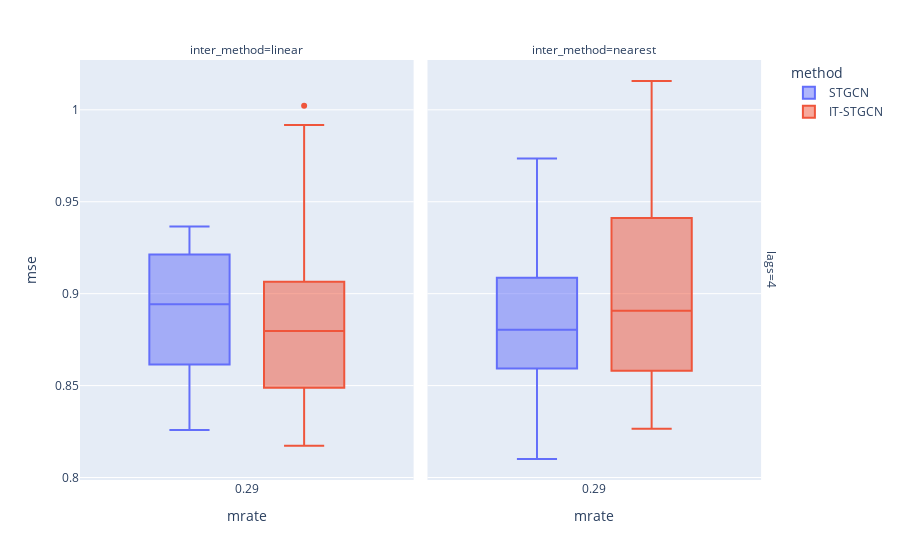

Notebook code cell kept with this figure:
### Markdown cell above
## Block

### Code cell
data.query("method!='GNAR' and mtype =='block'").plot.box(backend='plotly',x='mrate',color='method',y='mse',facet_col='inter_method',facet_row='lags',height=800)

### Figure 1 — Plotly figure (JSON) as saved in the notebook; plotly's stock layout.template omitted (floating-point values rounded to 4 significant figures)
{"data": [{"alignmentgroup": "True", "hovertemplate": "method=STGCN<br>lags=4<br>inter_method=linear<br>mrate=%{x}<br>mse=%{y}<extra></extra>", "legendgroup": "STGCN", "marker": {"color": "#636efa"}, "name": "STGCN", "notched": false, "offsetgroup": "STGCN", "orientation": "v", "showlegend": true, "type": "box", "x": [0.2878, 0.2878, 0.2878, 0.2878, 0.2878, 0.2878, 0.2878, 0.2878, 0.2878, 0.2878, 0.2878, 0.2878, 0.2878, 0.2878, 0.2878, 0.2878, 0.2878, 0.2878, 0.2878, 0.2878, 0.2878, 0.2878, 0.2878, 0.2878, 0.2878, 0.2878, 0.2878, 0.2878, 0.2878, 0.2878], "x0": " ", "xaxis": "x", "y": [0.8671, 0.8753, 0.8336, 0.8453, 0.9258, 0.921, 0.8893, 0.9027, 0.8658, 0.9078, 0.9138, 0.9246, 0.9366, 0.8614, 0.8594, 0.9043, 0.9213, 0.9298, 0.9127, 0.8474, 0.9236, 0.8727, 0.9283, 0.89, 0.8495, 0.8895, 0.8985, 0.8259, 0.9268, 0.8479], "y0": " ", "yaxis": "y"}, {"alignmentgroup": "True", "hovertemplate": "method=STGCN<br>lags=4<br>inter_method=nearest<br>mrate=%{x}<br>mse=%{y}<extra></extra>", "legendgroup": "STGCN", "marker": {"color": "#636efa"}, "name": "STGCN", "notched": false, "offsetgroup": "STGCN", "orientation": "v", "showlegend": false, "type": "box", "x": [0.2878, 0.2878, 0.2878, 0.2878, 0.2878, 0.2878, 0.2878, 0.2878, 0.2878, 0.2878, 0.2878, 0.2878, 0.2878, 0.2878, 0.2878, 0.2878, 0.2878, 0.2878, 0.2878, 0.2878, 0.2878, 0.2878, 0.2878, 0.2878, 0.2878, 0.2878, 0.2878, 0.2878, 0.2878, 0.2878], "x0": " ", "xaxis": "x2", "y": [0.8892, 0.8688, 0.8679, 0.9087, 0.8431, 0.9021, 0.8617, 0.8568, 0.8701, 0.8843, 0.8199, 0.8966, 0.8777, 0.8482, 0.9135, 0.8593, 0.8827, 0.8984, 0.9736, 0.9709, 0.8841, 0.9368, 0.8143, 0.9243, 0.8714, 0.8101, 0.878, 0.8481, 0.9416, 0.9444], "y0": " ", "yaxis": "y2"}, {"alignmentgroup": "True", "hovertemplate": "method=IT-STGCN<br>lags=4<br>inter_method=linear<br>mrate=%{x}<br>mse=%{y}<extra></extra>", "legendgroup": "IT-STGCN", "marker": {"color": "#EF553B"}, "name": "IT-STGCN", "notched": false, "offsetgroup": "IT-STGCN", "orientation": "v", "showlegend": true, "type": "box", "x": [0.2878, 0.2878, 0.2878, 0.2878, 0.2878, 0.2878, 0.2878, 0.2878, 0.2878, 0.2878, 0.2878, 0.2878, 0.2878, 0.2878, 0.2878, 0.2878, 0.2878, 0.2878, 0.2878, 0.2878, 0.2878, 0.2878, 0.2878, 0.2878, 0.2878, 0.2878, 0.2878, 0.2878, 0.2878, 0.2878], "x0": " ", "xaxis": "x", "y": [0.8561, 0.9332, 0.8628, 0.8489, 0.917, 0.8816, 0.8302, 0.8612, 0.8248, 0.8359, 0.9064, 0.9917, 0.9005, 1.002, 0.88, 0.9411, 0.8281, 0.9102, 0.8416, 0.9047, 0.8347, 0.8859, 0.8793, 0.8992, 0.9204, 0.8737, 0.8628, 0.8765, 0.8173, 0.893], "y0": " ", "yaxis": "y"}, {"alignmentgroup": "True", "hovertemplate": "method=IT-STGCN<br>lags=4<br>inter_method=nearest<br>mrate=%{x}<br>mse=%{y}<extra></extra>", "legendgroup": "IT-STGCN", "marker": {"color": "#EF553B"}, "name": "IT-STGCN", "notched": false, "offsetgroup": "IT-STGCN", "orientation": "v", "showlegend": false, "type": "box", "x": [0.2878, 0.2878, 0.2878, 0.2878, 0.2878, 0.2878, 0.2878, 0.2878, 0.2878, 0.2878, 0.2878, 0.2878, 0.2878, 0.2878, 0.2878, 0.2878, 0.2878, 0.2878, 0.2878, 0.2878, 0.2878, 0.2878, 0.2878, 0.2878, 0.2878, 0.2878, 0.2878, 0.2878, 0.2878, 0.2878], "x0": " ", "xaxis": "x2", "y": [0.983, 0.9411, 0.833, 0.8344, 0.8797, 0.9015, 0.8863, 0.9142, 0.9112, 0.8409, 0.8952, 0.8265, 0.8462, 0.9149, 0.978, 0.8581, 0.9413, 0.9855, 0.9088, 0.881, 0.8682, 0.9914, 0.8552, 0.8701, 0.8689, 0.9907, 0.8482, 0.8744, 1.016, 0.8956], "y0": " ", "yaxis": "y2"}], "layout": {"annotations": [{"font": {}, "showarrow": false, "text": "inter_method=linear", "x": 0.24, "xanchor": "center", "xref": "paper", "y": 1, "yanchor": "bottom", "yref": "paper"}, {"font": {}, "showarrow": false, "text": "inter_method=nearest", "x": 0.74, "xanchor": "center", "xref": "paper", "y": 1, "yanchor": "bottom", "yref": "paper"}, {"font": {}, "showarrow": false, "text": "lags=4", "textangle": 90, "x": 0.98, "xanchor": "left", "xref": "paper", "y": 0.5, "yanchor": "middle", "yref": "paper"}], "autosize": true, "boxmode": "group", "legend": {"title": {"text": "method"}, "tracegroupgap": 0}, "margin": {"t": 60}, "xaxis": {"anchor": "y", "autorange": true, "domain": [0, 0.48], "range": [-0.216, 0.7916], "title": {"text": "mrate"}, "type": "linear"}, "xaxis2": {"anchor": "y2", "autorange": true, "domain": [0.5, 0.98], "matches": "x", "range": [-0.216, 0.7916], "title": {"text": "mrate"}, "type": "linear"}, "yaxis": {"anchor": "x", "autorange": true, "domain": [0, 1], "range": [0.7986, 1.027], "title": {"text": "mse"}, "type": "linear"}, "yaxis2": {"anchor": "x2", "autorange": true, "domain": [0, 1], "matches": "y", "range": [0.7986, 1.027], "showticklabels": false, "type": "linear"}}}
